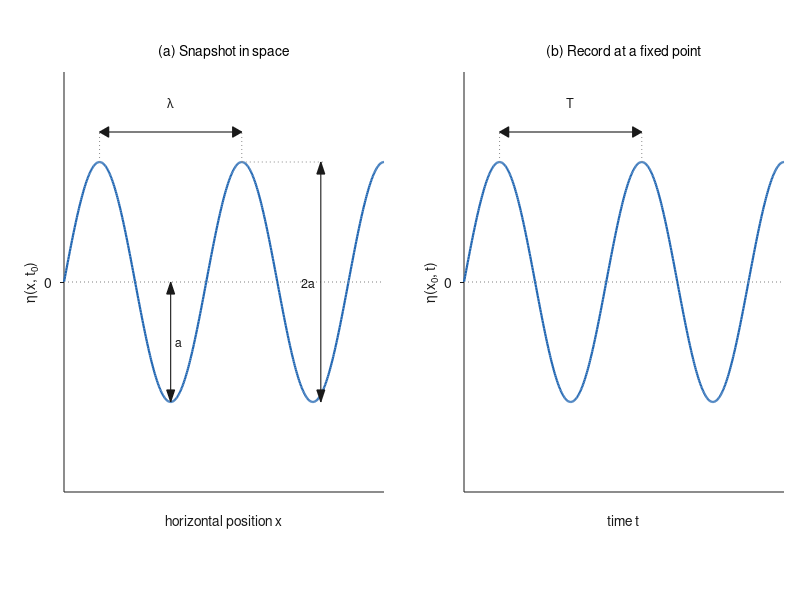
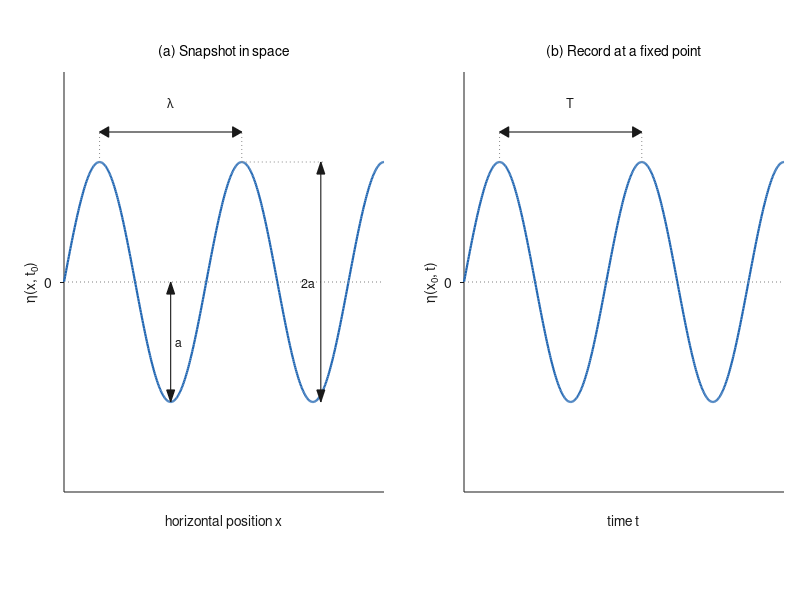
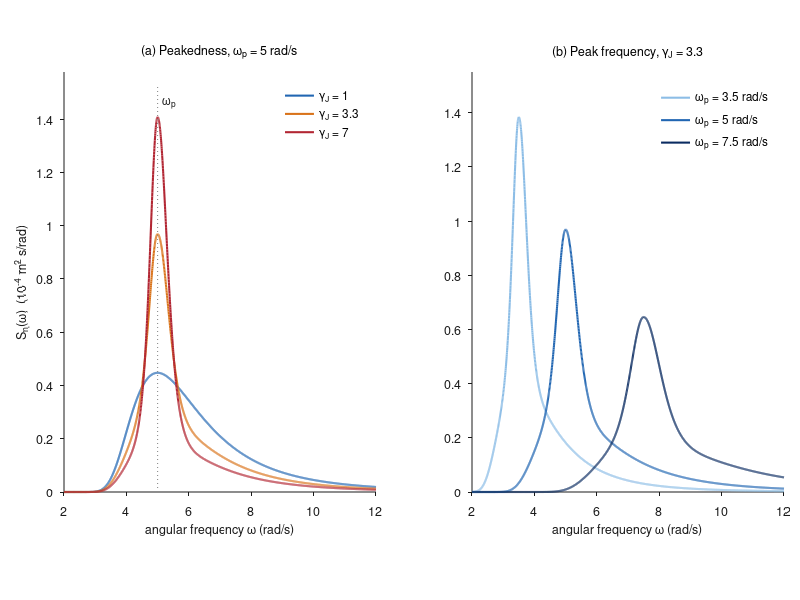
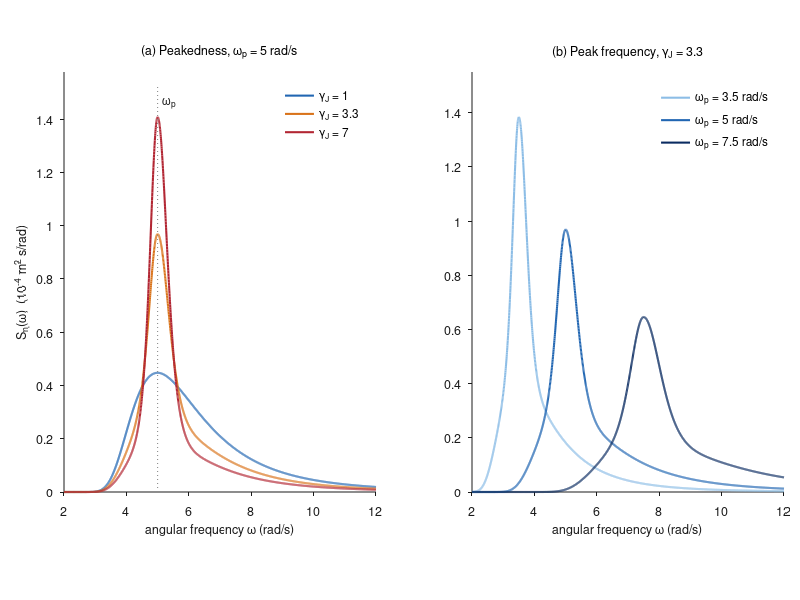

Write MATLAB code to recreate these figures, in order.
% plotCh2WaveFigures  Chapter 2 background figures (no project dependencies).
%   Figure 1: a harmonic wave in space eta(x) at fixed t, and in time eta(t) at fixed x,
%             annotated with amplitude a, wave height 2a, wavelength lambda and period T.
%   Figure 2: JONSWAP spectra at the thesis reference H_s, all normalised to the same
%             variance (same H_s):
%               (a) gamma_J = 1, 3.3, 7 at omega_p = 5 rad/s   (peakedness)
%               (b) omega_p = 3.5, 5, 7.5 rad/s at gamma_J = 3.3 (peak frequency, R2 range)
%   Outputs: ch2_harmonic_wave.pdf/.png and ch2_jonswap_peakedness.pdf/.png in the
%   current folder. Copy them to figs/ch2/.
%   Include Figure 2 in LaTeX WITHOUT a width option, so the 9 pt text stays 9 pt.
1;

function exportFig(fig, name)
% vector PDF plus PNG preview; exportgraphics where available (MATLAB R2020a+)
if exist('exportgraphics', 'file') || exist('exportgraphics', 'builtin')
    exportgraphics(fig, [name '.pdf'], 'ContentType', 'vector');
    exportgraphics(fig, [name '.png'], 'Resolution', 300);
else
    set(fig, 'PaperPositionMode', 'auto');
    print(fig, [name '.pdf'], '-dpdf');
    print(fig, [name '.png'], '-dpng', '-r300');
end
end

function dimArrow(ax, x0, y0, x1, y1, txt, tx, ty, ha, col, fs)
% double-headed dimension line with a label, in data coordinates
plot(ax, [x0 x1], [y0 y1], '-', 'Color', col, 'LineWidth', 0.8);
d = [x1 - x0, y1 - y0]; L = hypot(d(1), d(2)); u = d / L;
xl = xlim(ax); yl = ylim(ax);
s = [diff(xl), diff(yl)] * 0.018;                          % head size per axis
n = [-u(2), u(1)];
for e = [0 1]
    p = [x0 y0] + e * d; v = (1 - 2 * e) * u;              % head points inwards from each end
    q1 = p + v .* s * 1.6 + n .* s * 0.7; q2 = p + v .* s * 1.6 - n .* s * 0.7;
    patch(ax, [p(1) q1(1) q2(1)], [p(2) q1(2) q2(2)], col, 'EdgeColor', col);
end
text(ax, tx, ty, txt, 'HorizontalAlignment', ha, 'VerticalAlignment', 'middle', ...
    'FontSize', fs, 'Color', col, 'Interpreter', 'tex');
end

function S = jonswap(w, wp, gam, Hs)
% JONSWAP shape normalised so that 4 sqrt(m0) = Hs. m0 is integrated over a wide
% grid, not the plotted window, so curves whose tail leaves the window are not inflated.
shape = @(x) x.^-5 .* exp(-1.25 * (wp ./ x).^4) .* ...
    gam.^exp(-(x - wp).^2 ./ (2 * (0.07 * (x <= wp) + 0.09 * (x > wp)).^2 * wp^2));
wFull = linspace(0.2 * wp, 20 * wp, 20000);
S = shape(w) * (Hs / 4)^2 / trapz(wFull, shape(wFull));
end

% ---------------------------------------------------------------- style
FS = 10; FSL = 9;
ink = [0.10 0.10 0.10]; wave = [0.13 0.40 0.70]; grey = [0.55 0.55 0.55];
cols = [0.13 0.40 0.70; 0.85 0.45 0.10; 0.70 0.15 0.20];

% ================================================================ Figure 1
a = 1; lambda = 2 * pi; T = 2 * pi;                         % unit wave (shape only)
x = linspace(0, 2.25 * lambda, 600); t = linspace(0, 2.25 * T, 600);
fig = figure('Units', 'centimeters', 'Position', [2 2 16 5.6], 'Color', 'w');

ax1 = axes(fig, 'Units', 'normalized', 'Position', [0.08 0.18 0.40 0.70]);
hold(ax1, 'on');
plot(ax1, x, a * cos(2 * pi * x / lambda - pi / 2), '-', 'Color', wave, 'LineWidth', 1.6);
plot(ax1, x([1 end]), [0 0], ':', 'Color', grey, 'LineWidth', 0.8);   % still-water level
xlim(ax1, [x(1) x(end)]); ylim(ax1, [-1.75 1.75]);
xc = lambda / 4; xt = 3 * lambda / 4;                       % first crest and trough
dimArrow(ax1, xc, 1.25, xc + lambda, 1.25, '\lambda', xc + lambda / 2, 1.5, 'center', ink, FSL);
plot(ax1, [xc xc], [1 1.25], ':', 'Color', grey); plot(ax1, [xc + lambda xc + lambda], [1 1.25], ':', 'Color', grey);
dimArrow(ax1, xt, -1, xt, 0, 'a', xt + 0.2, -0.5, 'left', ink, FSL);
xh = xt + lambda + 0.35;                                    % wave height beside the second trough
plot(ax1, [xc + lambda xh + 0.2], [1 1], ':', 'Color', grey);
dimArrow(ax1, xh, -1, xh, 1, '2a', xh - 0.25, 0, 'right', ink, FSL);   % wave height (H is depth in this thesis)
set(ax1, 'XTick', [], 'YTick', 0, 'YTickLabel', {'0'}, 'FontSize', FS, 'Box', 'off', ...
    'XColor', ink, 'YColor', ink, 'TickDir', 'out');
xlabel(ax1, 'horizontal position x', 'FontSize', FS);
ylabel(ax1, '\eta(x, t_0)', 'FontSize', FS);
title(ax1, '(a) Snapshot in space', 'FontSize', FS, 'FontWeight', 'normal');

ax2 = axes(fig, 'Units', 'normalized', 'Position', [0.58 0.18 0.40 0.70]);
hold(ax2, 'on');
plot(ax2, t, a * cos(2 * pi * t / T - pi / 2), '-', 'Color', wave, 'LineWidth', 1.6);
plot(ax2, t([1 end]), [0 0], ':', 'Color', grey, 'LineWidth', 0.8);
xlim(ax2, [t(1) t(end)]); ylim(ax2, [-1.75 1.75]);
tc = T / 4;
dimArrow(ax2, tc, 1.25, tc + T, 1.25, 'T', tc + T / 2, 1.5, 'center', ink, FSL);
plot(ax2, [tc tc], [1 1.25], ':', 'Color', grey); plot(ax2, [tc + T tc + T], [1 1.25], ':', 'Color', grey);
set(ax2, 'XTick', [], 'YTick', 0, 'YTickLabel', {'0'}, 'FontSize', FS, 'Box', 'off', ...
    'XColor', ink, 'YColor', ink, 'TickDir', 'out');
xlabel(ax2, 'time t', 'FontSize', FS);
ylabel(ax2, '\eta(x_0, t)', 'FontSize', FS);
title(ax2, '(b) Record at a fixed point', 'FontSize', FS, 'FontWeight', 'normal');
exportFig(fig, 'ch2_harmonic_wave');

% ================================================================ Figure 2
FS2 = 9; FSL2 = 8.5;                                        % final size: include at natural width
Hs = 0.05; wp0 = 5.0; gam0 = 3.3;                           % thesis reference sea (Sec. 3.4)
gammas = [1 3.3 7];
wps    = [3.5 5.0 7.5];                                     % R2 peak-frequency range
colsW  = [0.55 0.74 0.90; 0.13 0.40 0.70; 0.04 0.17 0.38];  % light to dark: low to high omega_p
w = linspace(2, 12, 2000);

fig = figure('Units', 'centimeters', 'Position', [2 2 16 6.2], 'Color', 'w');

% (a) peakedness at the reference peak frequency
ax = axes(fig, 'Units', 'normalized', 'Position', [0.08 0.18 0.39 0.70]); hold(ax, 'on');
hl = zeros(1, 3); lab = cell(1, 3); Smax = 0;
for i = 1:3
    S = 1e4 * jonswap(w, wp0, gammas(i), Hs); Smax = max(Smax, max(S));
    hl(i) = plot(ax, w, S, '-', 'Color', cols(i, :), 'LineWidth', 1.5);
    lab{i} = sprintf('\\gamma_J = %g', gammas(i));
end
plot(ax, [wp0 wp0], [0 Smax * 1.08], ':', 'Color', grey, 'LineWidth', 0.8);
text(ax, wp0 + 0.15, Smax * 1.04, '\omega_p', 'FontSize', FSL2, 'Color', ink);
xlim(ax, [w(1) w(end)]); ylim(ax, [0 Smax * 1.12]);
set(ax, 'FontSize', FS2, 'Box', 'off', 'XColor', ink, 'YColor', ink, 'TickDir', 'out');
xlabel(ax, 'angular frequency \omega (rad/s)', 'FontSize', FS2);
ylabel(ax, 'S_\eta(\omega)  (10^{-4} m^2 s/rad)', 'FontSize', FS2);
title(ax, sprintf('(a) Peakedness, \\omega_p = %g rad/s', wp0), 'FontSize', FS2, 'FontWeight', 'normal');
legend(ax, hl, lab, 'Location', 'northeast', 'Box', 'off', 'FontSize', FSL2);

% (b) peak frequency at the reference peakedness
ax = axes(fig, 'Units', 'normalized', 'Position', [0.59 0.18 0.39 0.70]); hold(ax, 'on');
hl = zeros(1, 3); lab = cell(1, 3); Smax = 0;
for i = 1:3
    S = 1e4 * jonswap(w, wps(i), gam0, Hs); Smax = max(Smax, max(S));
    hl(i) = plot(ax, w, S, '-', 'Color', colsW(i, :), 'LineWidth', 1.5);
    lab{i} = sprintf('\\omega_p = %g rad/s', wps(i));
end
xlim(ax, [w(1) w(end)]); ylim(ax, [0 Smax * 1.12]);
set(ax, 'FontSize', FS2, 'Box', 'off', 'XColor', ink, 'YColor', ink, 'TickDir', 'out');
xlabel(ax, 'angular frequency \omega (rad/s)', 'FontSize', FS2);
title(ax, sprintf('(b) Peak frequency, \\gamma_J = %g', gam0), 'FontSize', FS2, 'FontWeight', 'normal');
legend(ax, hl, lab, 'Location', 'northeast', 'Box', 'off', 'FontSize', FSL2);

exportFig(fig, 'ch2_jonswap_peakedness');
fprintf('Saved ch2_harmonic_wave and ch2_jonswap_peakedness (.pdf, .png)\n');
